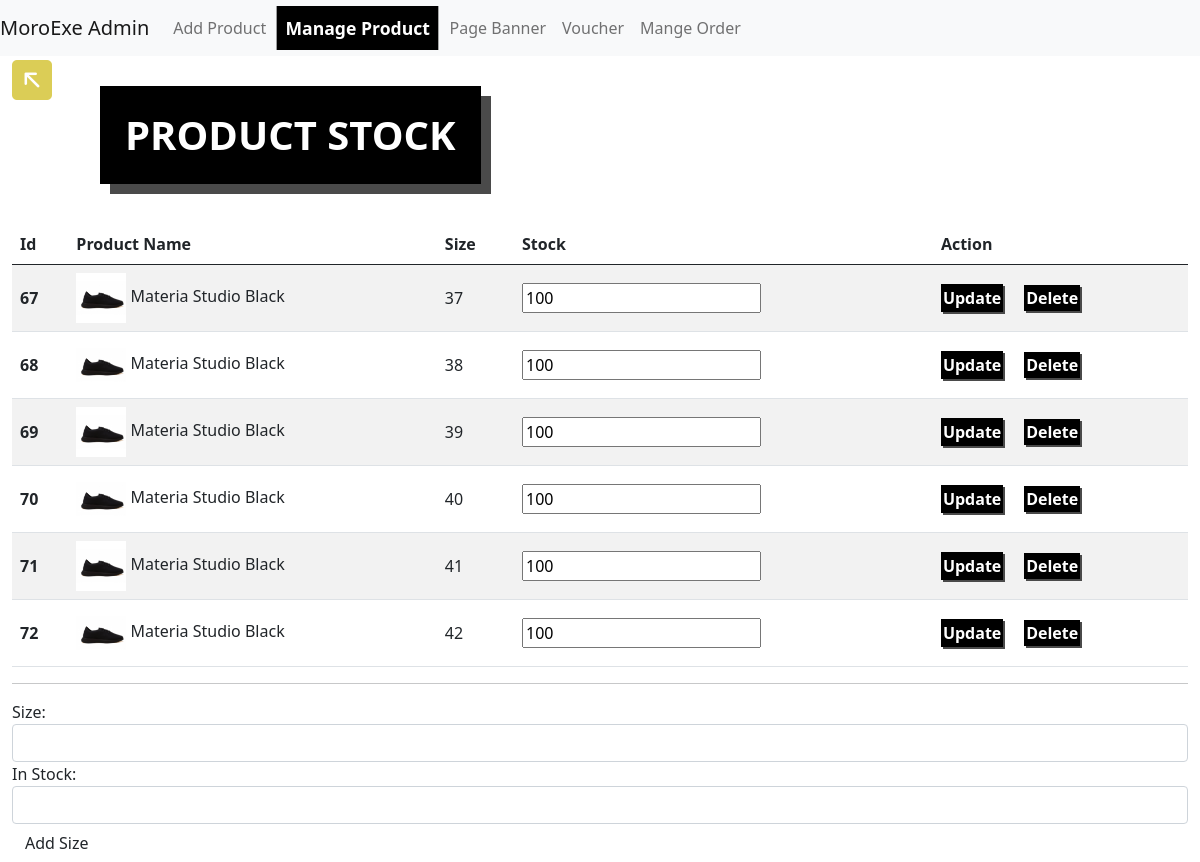
The page /admin/check_stock/5 on the database its author committed.
### app/models.py (models this page shows)
class StockAndSize(db.Model):
    __tablename__ = 'product_stock'
    id = db.Column(db.Integer, primary_key=True)
    product_id = db.Column(db.Integer, db.ForeignKey('products.id'), index=True)
    size = db.Column(db.String())
    stock = db.Column(db.Integer)

class Product(db.Model):
    __tablename__ = 'products'
    id = db.Column(db.Integer, primary_key=True)
    product_name = db.Column(db.String(64), index=True)
    product_img = db.Column(db.String())
    product_subimg1 = db.Column(db.String())
    product_subimg2 = db.Column(db.String())
    product_subimg3 = db.Column(db.String())
    price = db.Column(db.Float)
    desc = db.Column(db.String())
    color = db.Column(db.String())
    material = db.Column(db.String())
    style = db.Column(db.String())
    tag = db.Column(db.String())
    sizes = db.relationship('StockAndSize', backref='products')
    category_id = db.Column(db.Integer, db.ForeignKey('categories.id'))

### app/admin/views.py (the view, shortened to what this page needs)
@admin.route('/check_stock/<product_id>', methods=['GET','POST'])
def CheckStock(product_id):
    product = Product.query.filter_by(id=product_id).first()
    ctgr = Category.query.filter_by(id=product.category_id).first()
    sizes = StockAndSize.query.filter_by(product_id=product_id)
    stockForm = AddStockForm()
    updateForm = UpdateStockForm()
    if updateForm.validate_on_submit():
        print("UPDATING STOCK VALUE")
    return render_template('admin/product_stock.html', product=product,sizes=sizes,form=stockForm, updateForm=updateForm,ctgr=ctgr)

### app/admin/forms.py
class AddStockForm(FlaskForm):
    size = IntegerField('Size: ')
    stock = IntegerField('In Stock: ')
    submit = SubmitField('Add Size')

class UpdateStockForm(FlaskForm):
    stock = IntegerField('In Stock: ')
    submit = SubmitField('Update')

### app/templates/admin/product_stock.html (shortened to what this page needs)
{% extends "ad_base.html" %}
{% set active_page = 'edit_product' %}
{% import "bootstrap/wtf.html" as wtf %}
{% block page_content %}
<div class="container-fluid">
    <div class="row">
        <div id="backBtn" class="col-md-1">
            <a href="{{url_for('admin.ManageProduct', category=ctgr.category_name)}}">
                <h1><i class="bi bi-arrow-up-left-square-fill"></i></h1>
            </a>
        </div>
        <h1 class="heading">PRODUCT STOCK</h1>
    </div>
    <table class="table table-striped">
        <thead>
            <tr>
                <th scope="col">Id</th>
                <th scope="col">Product Name</th>
                <th scope="col">Size</th>
                <th scope="col">Stock</th>
                <th scope="col">Action</th>
            </tr>
        </thead>
        <tbody>
            {%for size in sizes%}
            <tr class="tbRow">
                <th style="vertical-align: middle;" scope="row">{{size.id}}</th>
                <td> <img class="pdImg"
                        src="{{ url_for('static',filename='assets/Product_Image/'+product.product_img)}}" alt="">
                    {{product.product_name}}</td>
                <td style="vertical-align: middle;">{{size.size}}</td>
                <form method="POST" id="stockForm" action="/admin/update_stock/{{size.id}}">
                    <fieldset class="form-field"><td style="vertical-align: middle;">{{updateForm.stock(value=size.stock)}}</td> </fieldset>
                    <td style="vertical-align: middle;">
                        <a onclick="myFunction()" type="submit"
                            id="stockBtn">Update</a>
                            <a id="deleteBtn"
                            href="#">Delete</a></td>
                </form>
            </tr>
            {%endfor%}
        </tbody>
    </table>
    <hr>
    {{ wtf.quick_form(form) }}
</div>
{% endblock %}

### app/static/styles/admin/manage_product.css (style rules this page uses)
.pdImg { max-width: 50px !important; max-height: 50px !important; }
.heading { background-color: black; color: white; font-weight: bold; padding: 25px; width: fit-content; box-shadow: 10px 10px rgb(74, 74, 74); margin-bottom: 40px; margin-top: 30px; }
#backBtn a { color: rgb(219, 205, 86); text-decoration: none; }
#deleteBtn { color: white; background-color: black; padding: 2px; box-shadow: 2px 2px rgb(74, 74, 74); font-weight: bold; text-decoration: none; }
#stockBtn { color: white; background-color: black; padding: 2px; box-shadow: 2px 2px rgb(74, 74, 74); font-weight: bold; text-decoration: none; }

### rows shown on the page
StockAndSize: id "67", product_img (placeholder picture), size "37", stock "100"
Product: product_name "Materia Studio Black"
StockAndSize: id "68", product_img (placeholder picture), size "38", stock "100"
StockAndSize: id "69", product_img (placeholder picture), size "39", stock "100"
StockAndSize: id "70", product_img (placeholder picture), size "40", stock "100"
StockAndSize: id "71", product_img (placeholder picture), size "41", stock "100"
StockAndSize: id "72", product_img (placeholder picture), size "42", stock "100"
